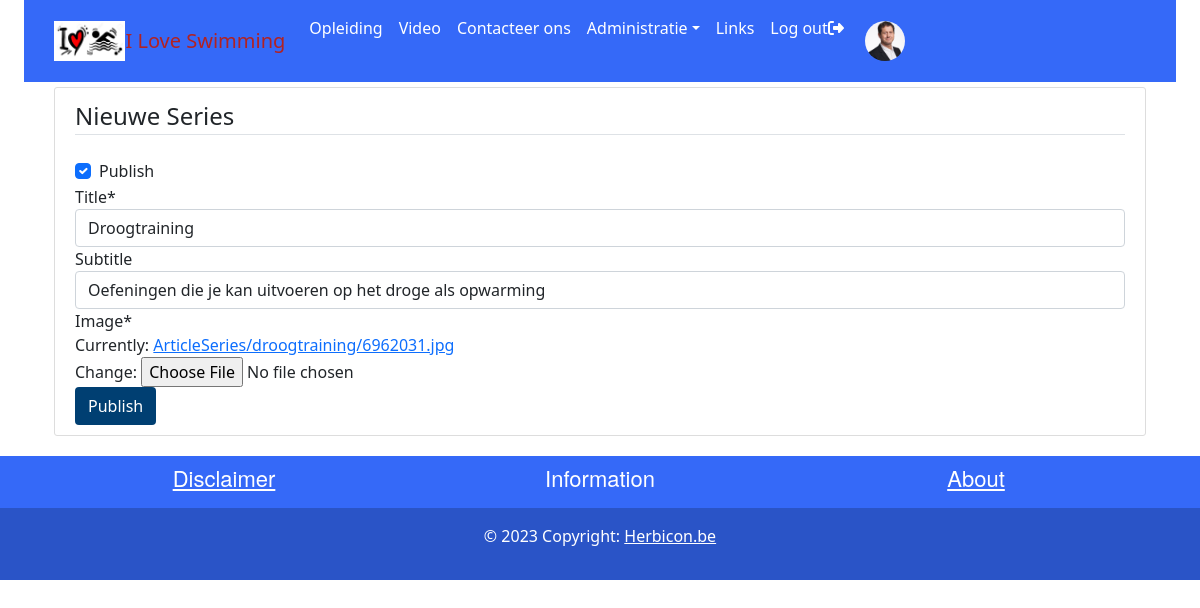
Screenshot of /droogtraining/update/ (signed in) with the database file from the repository.
### users/models.py (models this page shows, shortened)
class CustomUser(AbstractUser):
    STATUS= (
        ('regular', 'regular'),
        ('subscriber','subscriber'),
        ('moderator','moderator')
    )
    def image_upload_to(self, instance=None):
        if instance:
            return os.path.join("Users", instance)
        return None
    email = models.EmailField(unique=True)
    status = models.CharField(max_length=100, choices=STATUS, default='regular')
    description = models.TextField('Description', max_length=600, default='', blank=True)
    image = models.ImageField(default='default/avatar.png',upload_to=image_upload_to)
    follows = models.ManyToManyField("self",related_name="followed_by", symmetrical=False,blank=True)

### main/models.py (models this page shows, shortened)
class ArticleSeries(models.Model):
    def image_upload_to(self, instance=None):
        if instance:
            return os.path.join("ArticleSeries", slugify(self.slug), instance)
        return None
    title = models.CharField(max_length=200)
    subtitle = models.CharField(max_length=200, default="", blank=True)
    slug = models.SlugField("Series slug", null=False, blank=False, unique=True)
    published = models.DateTimeField("Date published", default=timezone.now)
    publish = models.BooleanField(default=False)
    author = models.ForeignKey(get_user_model(), default=1, on_delete=models.SET_DEFAULT)
    image = models.ImageField(default='default/noimage.jpg',upload_to=image_upload_to, max_length=255)
    class Meta:
        verbose_name_plural = "Series"
        ordering = ['-published']

### main/decorators.py (the view)
        def _wrapped_view(request, *args, **kwargs):
            if not request.user.is_superuser:
                messages.error(request, "Jij hebt niet de nodige rechten om hier toegang te hebben...")
                return redirect(redirect_url)
            return view_func(request, *args, **kwargs)

### main/forms.py
class SeriesUpdateForm(forms.ModelForm):
    class Meta:
        model = ArticleSeries
        fields = ["publish","title","subtitle","image",]

### main/views.py (called while the page is built)
@user_is_superuser
def series_update(request, series):
    matching_series = ArticleSeries.objects.filter(slug=series).first()
    if request.method == "POST":
        form = SeriesUpdateForm(request.POST, request.FILES, instance=matching_series)
        if form.is_valid():
            form.save()
            return redirect('homepage')
    else:
        form = SeriesUpdateForm(instance=matching_series)
        return render(
            request=request,
            template_name='main/new_record.html',
            context={
                "object": "Series",
                "form": form
                }
            )

### main/templates/main/new_record.html (shortened to what this page needs)
{% extends "main/header.html" %}
{% load crispy_forms_tags %}
{% block content %}
    <div class="content-section">
        <form method="POST" enctype="multipart/form-data">
            <fieldset class="form-group">
                <legend class="border-bottom mb-4">Nieuwe {{ object }}</legend>
                {{ form|crispy }}
            </fieldset>
            <div class="form-group">
                <button class="btn btncolor" type="submit">Publish</button>
            </div>
        </form>
    </div>
{% endblock content %}

### main/templates/main/navbar.html (shortened to what this page needs)
    <link href="https://cdn.jsdelivr.net/npm/bootstrap@5.0.0/dist/css/bootstrap.min.css" rel="stylesheet">
<header class="site-header" style="margin-bottom: 5px">
    <div class="container-fluid">
        <nav class="navbar navbar-expand-lg" style="background-color: rgb(53, 105, 248);">
                <div class="container">
                        <img src="/static/images/favicon.png" alt="Logo"   height="40" class="d-inline-block align-text-center">
                        <a class="navbar-brand" style="color: firebrick;"href="{%url 'index'%}"> I Love Swimming</a>
                            <div class="collapse navbar-collapse" id="collapsibleNavbar">
                                <ul class="navbar-nav me-auto mb-2 mb-lg-0">
                                        {% if user.is_authenticated %}
                                            <li class="nav-item">
                                                <a class="nav-link" href="{%url 'homepage'%}">Opleiding</a>
                                            </li>
                                            <li class="nav-item">
                                                <a class="nav-link" href="{%url 'video'%}">Video</a>
                                            </li>
                                        {% endif %}
                                            <li class="nav-item">
                                                <a class="nav-link" href="{% url 'contact' %}">Contacteer ons</a>
                                            </li>
                                    {% if user.is_authenticated %}
                                        {% if user.is_superuser %}
                                            <li class="nav-item dropdown">
                                                <a class="nav-link dropdown-toggle" href="#" role="button" data-bs-toggle="dropdown">Administratie</a>
                                            </li>
                                        {% endif %}
                                            <li class="nav-item">
                                                <a class="nav-link" href="{% url 'links' %}">Links</a>
                                            </li>
                                            <li class="nav-item" >
                                                <a class="nav-link" href="{% url 'logout' %}">Log out<i class="fas fa-sign-out-alt"></i></a>
                                            </li>
                                            <li class="nav-item align-content-end">
                                                <a class="nav-link" href="{% url 'profile' user.username %}">
                                            <img class="rounded-circle account-img profile-image" style="height: 50px;width: 50px; "  , src="{{user.image.url}}"></a>
                                            </li>
                                    {% endif %}
                                </ul>
                        </div>
                </div>
        </nav>
    </div>
</header>

### main/static/main/main.css (style rules this page uses)
:root { --footercolor: #003F72; --navbarcolor: #003F72; --btncolor: #003F72; --socialcolor: #003F72; --brightText: #ffffff; }
.btncolor { background-color: var(--btncolor) !important; color: var(--brightText) !important; }
body { background: #fafafa; }
.site-header .navbar-nav .nav-link { color: var(--brightText); }
.content-section { background: #ffffff; padding: 10px 20px; border: 1px solid #dddddd; border-radius: 3px; margin-bottom: 20px; }
.profile-image { width: 125px; height: 125px; padding: 5px; }

### rows the page displays
CustomUser: image (picture)
ArticleSeries: publish "☑", title "Droogtraining", subtitle "Oefeningen die je kan uitvoeren op het droge als opwarming"

### other values shown
{{ object }} "Series"
